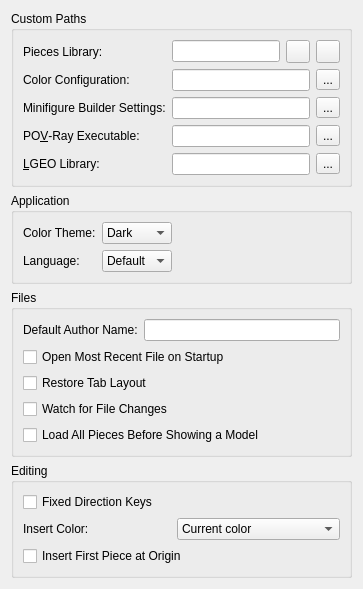
     <widget class="QWidget" name="tabGeneral">
      <property name="whatsThis">
       <string>&lt;p&gt;&lt;b&gt;General Preferences&lt;/b&gt;&lt;/p&gt;&lt;p&gt;Set application behavior and custom library, configuration, and renderer paths. Leave optional configuration paths empty to use the built-in settings.&lt;/p&gt;</string>
      </property>
      <attribute name="title">
       <string>General</string>
      </attribute>
      <layout class="QFormLayout" name="formLayout">
       <property name="fieldGrowthPolicy">
        <enum>QFormLayout::FieldGrowthPolicy::ExpandingFieldsGrow</enum>
       </property>
       <item row="0" column="0" colspan="2">
        <widget class="QGroupBox" name="CustomPathsGroup">
         <property name="title">
          <string>Custom Paths</string>
         </property>
         <layout class="QFormLayout" name="formLayout_2">
          <item row="0" column="0">
           <widget class="QLabel" name="label_5">
            <property name="toolTip">
             <string>Choose a piece-library folder or supported archive to load after restarting StudWorks.</string>
            </property>
            <property name="text">
             <string>Pieces Library:</string>
            </property>
            <property name="buddy">
             <cstring>partsLibrary</cstring>
            </property>
           </widget>
          </item>
          <item row="0" column="1">
           <layout class="QHBoxLayout" name="horizontalLayout_3">
            <item>
             <widget class="QLineEdit" name="partsLibrary">
              <property name="accessibleName">
               <string>Pieces Library</string>
              </property>
              <property name="toolTip">
               <string>Choose a piece-library folder or supported archive to load after restarting StudWorks.</string>
              </property>
             </widget>
            </item>
            <item>
             <widget class="QToolButton" name="partsLibraryBrowse">
              <property name="toolTip">
               <string>Choose a piece-library folder.</string>
              </property>
              <property name="icon">
               <iconset resource="../../studworks.qrc">
                <normaloff>:/resources/file_open.png</normaloff>:/resources/file_open.png</iconset>
              </property>
             </widget>
            </item>
            <item>
             <widget class="QToolButton" name="partsArchiveBrowse">
              <property name="toolTip">
               <string>Choose a piece-library ZIP or BIN archive.</string>
              </property>
              <property name="icon">
               <iconset resource="../../studworks.qrc">
                <normaloff>:/resources/archive.png</normaloff>:/resources/archive.png</iconset>
              </property>
             </widget>
            </item>
           </layout>
          </item>
          <item row="1" column="0">
           <widget class="QLabel" name="label_17">
            <property name="toolTip">
             <string>Choose a custom LDraw color configuration file, or leave empty to use the library colors.</string>
            </property>
            <property name="text">
             <string>Color Configuration:</string>
            </property>
            <property name="buddy">
             <cstring>ColorConfigEdit</cstring>
            </property>
           </widget>
          </item>
          <item row="1" column="1">
           <layout class="QHBoxLayout" name="ColorConfigLayout">
            <item>
             <widget class="QLineEdit" name="ColorConfigEdit">
              <property name="accessibleName">
               <string>Color Configuration</string>
              </property>
              <property name="toolTip">
               <string>Choose a custom LDraw color configuration file, or leave empty to use the library colors.</string>
              </property>
             </widget>
            </item>
            <item>
             <widget class="QToolButton" name="ColorConfigBrowseButton">
              <property name="toolTip">
               <string>Choose a custom LDraw color configuration file.</string>
              </property>
              <property name="text">
               <string>...</string>
              </property>
             </widget>
            </item>
           </layout>
          </item>
          <item row="2" column="0">
           <widget class="QLabel" name="label_18">
            <property name="toolTip">
             <string>Choose a custom minifigure builder settings file, or leave empty to use the built-in choices.</string>
            </property>
            <property name="text">
             <string>Minifigure Builder Settings:</string>
            </property>
            <property name="buddy">
             <cstring>MinifigureBuilderSettingsEdit</cstring>
            </property>
           </widget>
          </item>
          <item row="2" column="1">
           <layout class="QHBoxLayout" name="MinifigureBuilderSettingsLayout">
            <item>
             <widget class="QLineEdit" name="MinifigureBuilderSettingsEdit">
              <property name="accessibleName">
               <string>Minifigure Builder Settings</string>
              </property>
              <property name="toolTip">
               <string>Choose a custom minifigure builder settings file, or leave empty to use the built-in choices.</string>
              </property>
             </widget>
            </item>
            <item>
             <widget class="QToolButton" name="MinifigureBuilderSettingsBrowseButton">
              <property name="toolTip">
               <string>Choose a minifigure builder settings INI file.</string>
              </property>
              <property name="text">
               <string>...</string>
              </property>
             </widget>
            </item>
           </layout>
          </item>
          <item row="3" column="0">
           <widget class="QLabel" name="povrayLabel">
            <property name="toolTip">
             <string>Set the POV-Ray executable used for rendering.</string>
            </property>
            <property name="text">
             <string>PO&amp;V-Ray Executable:</string>
            </property>
            <property name="buddy">
             <cstring>povrayExecutable</cstring>
            </property>
           </widget>
          </item>
          <item row="3" column="1">
           <layout class="QHBoxLayout" name="povrayLayout">
            <item>
             <widget class="QLineEdit" name="povrayExecutable">
              <property name="accessibleName">
               <string>POV-Ray Executable</string>
              </property>
              <property name="toolTip">
               <string>Set the POV-Ray executable used for rendering.</string>
              </property>
             </widget>
            </item>
            <item>
             <widget class="QToolButton" name="povrayExecutableBrowse">
              <property name="toolTip">
               <string>Locate the POV-Ray executable.</string>
              </property>
              <property name="text">
               <string>...</string>
              </property>
             </widget>
            </item>
           </layout>
          </item>
          <item row="4" column="0">
           <widget class="QLabel" name="label_9">
            <property name="toolTip">
             <string>Set the LGEO library folder used by POV-Ray exports.</string>
            </property>
            <property name="text">
             <string>&amp;LGEO Library:</string>
            </property>
            <property name="buddy">
             <cstring>lgeoPath</cstring>
            </property>
           </widget>
          </item>
          <item row="4" column="1">
           <layout class="QHBoxLayout" name="horizontalLayout_10">
            <item>
             <widget class="QLineEdit" name="lgeoPath">
              <property name="accessibleName">
               <string>LGEO Library</string>
              </property>
              <property name="toolTip">
               <string>Set the LGEO library folder used by POV-Ray exports.</string>
              </property>
             </widget>
            </item>
            <item>
             <widget class="QToolButton" name="lgeoPathBrowse">
              <property name="toolTip">
               <string>Choose the LGEO library folder.</string>
              </property>
              <property name="text">
               <string>...</string>
              </property>
             </widget>
            </item>
           </layout>
          </item>
         </layout>
        </widget>
       </item>
       <item row="1" column="0" colspan="2">
        <widget class="QGroupBox" name="ApplicationGroup">
         <property name="title">
          <string>Application</string>
         </property>
         <layout class="QGridLayout" name="gridLayout_4">
          <item row="1" column="0">
           <widget class="QLabel" name="label_19">
            <property name="toolTip">
             <string>Choose the interface language used after restarting StudWorks.</string>
            </property>
            <property name="text">
             <string>Language:</string>
            </property>
            <property name="buddy">
             <cstring>Language</cstring>
            </property>
           </widget>
          </item>
          <item row="1" column="1">
           <widget class="QComboBox" name="Language">
            <property name="accessibleName">
             <string>Language</string>
            </property>
            <property name="toolTip">
             <string>Choose the interface language used after restarting StudWorks.</string>
            </property>
            <item>
             <property name="text">
              <string>Default</string>
             </property>
            </item>
           </widget>
          </item>
          <item row="1" column="2">
           <spacer name="horizontalSpacer_8">
            <property name="orientation">
             <enum>Qt::Orientation::Horizontal</enum>
            </property>
            <property name="sizeHint" stdset="0">
             <size>
              <width>40</width>
              <height>20</height>
             </size>
            </property>
           </spacer>
          </item>
          <item row="0" column="0">
           <widget class="QLabel" name="label_25">
            <property name="toolTip">
             <string>Choose the interface theme and optionally reset its colors.</string>
            </property>
            <property name="text">
             <string>Color Theme:</string>
            </property>
            <property name="buddy">
             <cstring>ColorTheme</cstring>
            </property>
           </widget>
          </item>
          <item row="0" column="1">
           <widget class="QComboBox" name="ColorTheme">
            <property name="accessibleName">
             <string>Color Theme</string>
            </property>
            <property name="toolTip">
             <string>Choose the interface theme and optionally reset its colors.</string>
            </property>
            <item>
             <property name="text">
              <string>Dark</string>
             </property>
            </item>
            <item>
             <property name="text">
              <string>System</string>
             </property>
            </item>
           </widget>
          </item>
         </layout>
        </widget>
       </item>
       <item row="2" column="0" colspan="2">
        <widget class="QGroupBox" name="FilesGroup">
         <property name="title">
          <string>Files</string>
         </property>
         <layout class="QGridLayout" name="FilesLayout">
          <item row="0" column="0">
           <widget class="QLabel" name="label_4">
            <property name="toolTip">
             <string>Set the author name used for new models.</string>
            </property>
            <property name="text">
             <string>Default Author Name:</string>
            </property>
            <property name="buddy">
             <cstring>authorName</cstring>
            </property>
           </widget>
          </item>
          <item row="0" column="1">
           <widget class="QLineEdit" name="authorName">
            <property name="accessibleName">
             <string>Default Author Name</string>
            </property>
            <property name="toolTip">
             <string>Set the author name used for new models.</string>
            </property>
           </widget>
          </item>
          <item row="1" column="0" colspan="2">
           <widget class="QCheckBox" name="autoLoadMostRecent">
            <property name="toolTip">
             <string>Open the most recently used file when StudWorks starts.</string>
            </property>
            <property name="text">
             <string>Open Most Recent File on Startup</string>
            </property>
           </widget>
          </item>
          <item row="2" column="0" colspan="2">
           <widget class="QCheckBox" name="RestoreTabLayout">
            <property name="toolTip">
             <string>Restore saved model tabs and view layouts when opening a model.</string>
            </property>
            <property name="text">
             <string>Restore Tab Layout</string>
            </property>
           </widget>
          </item>
          <item row="3" column="0" colspan="2">
           <widget class="QCheckBox" name="WatchFileChanges">
            <property name="toolTip">
             <string>Ask to reload the model when its file is changed by another application. Use File &gt; Reload to reload it manually.</string>
            </property>
            <property name="text">
             <string>Watch for File Changes</string>
            </property>
           </widget>
          </item>
          <item row="4" column="0" colspan="2">
           <widget class="QCheckBox" name="LoadPiecesBeforeShowing">
            <property name="toolTip">
             <string>Wait until every piece of a model is loaded before showing it, instead of showing pieces as they load.</string>
            </property>
            <property name="text">
             <string>Load All Pieces Before Showing a Model</string>
            </property>
           </widget>
          </item>
         </layout>
        </widget>
       </item>
       <item row="3" column="0" colspan="2">
        <widget class="QGroupBox" name="EditingGroup">
         <property name="title">
          <string>Editing</string>
         </property>
         <layout class="QGridLayout" name="EditingLayout">
          <item row="0" column="0" colspan="2">
           <widget class="QCheckBox" name="fixedDirectionKeys">
            <property name="toolTip">
             <string>Move pieces along fixed model axes instead of view-relative directions.</string>
            </property>
            <property name="text">
             <string>Fixed Direction Keys</string>
            </property>
           </widget>
          </item>
          <item row="1" column="0">
           <widget class="QLabel" name="InsertColorModeLabel">
            <property name="toolTip">
             <string>Choose the color given to newly inserted pieces: the current color, the color of the selected piece, or the color of the last inserted piece.</string>
            </property>
            <property name="text">
             <string>Insert Color:</string>
            </property>
            <property name="buddy">
             <cstring>InsertColorMode</cstring>
            </property>
           </widget>
          </item>
          <item row="1" column="1">
           <widget class="QComboBox" name="InsertColorMode">
            <property name="accessibleName">
             <string>Insert Color</string>
            </property>
            <property name="toolTip">
             <string>Choose the color given to newly inserted pieces: the current color, the color of the selected piece, or the color of the last inserted piece.</string>
            </property>
            <item>
             <property name="text">
              <string>Current color</string>
             </property>
            </item>
            <item>
             <property name="text">
              <string>Selected piece color</string>
             </property>
            </item>
            <item>
             <property name="text">
              <string>Last inserted piece color</string>
             </property>
            </item>
           </widget>
          </item>
          <item row="2" column="0" colspan="2">
           <widget class="QCheckBox" name="FirstPieceAtOrigin">
            <property name="toolTip">
             <string>Place the first piece of an empty model at 0, 0, 0 instead of where it is dropped.</string>
            </property>
            <property name="text">
             <string>Insert First Piece at Origin</string>
            </property>
           </widget>
          </item>
         </layout>
        </widget>
       </item>
      </layout>
     </widget>
